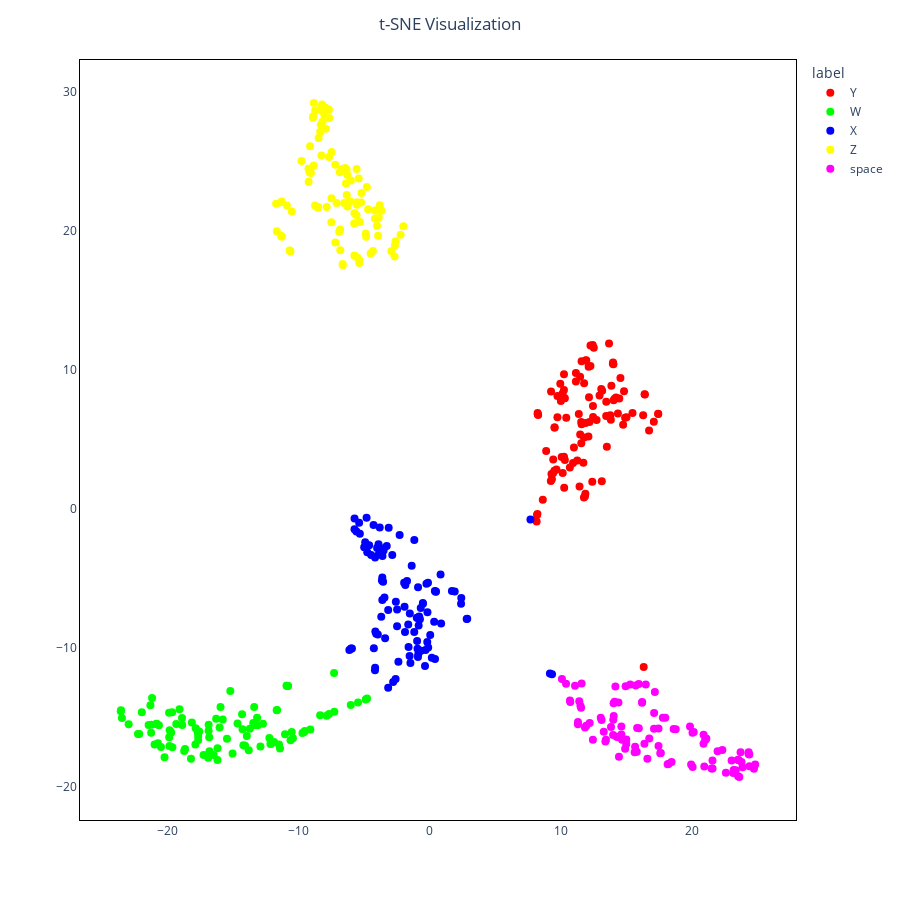

Here is the notebook cell this chart was saved with:
### Code cell
# Scatter Plot
list_colors = ["#FF0000", "#00FF00", "#0000FF", "#FFFF00", "#FF00FF", "#00FFFF", "#FF4500", "#800080", "#32CD32", "#8B0000",
               "#000080", "#808000", "#FF6347", "#008080", "#FF1493", "#7FFF00", "#D2691E", "#9400D3", "#B22222", "#ADFF2F",
               "#ADD8E6", "#FF69B4", "#F0E68C", "#4682B4", "#9ACD32", "#800000", "#FFD700", "#20B2AA", "#A52A2A"
              ]
fig = px.scatter(
    reduction_data, x="tsne_feat_0", y="tsne_feat_1", color='label', color_discrete_sequence=list_colors
)

fig.update_traces(marker=dict(size=8),)

# Update Axes
fig.update_xaxes(title="", linecolor="Black", zeroline=False, mirror=True)
fig.update_yaxes(title="", linecolor="Black", zeroline=False, mirror=True)

# Update Layout
fig.update_layout(
    title_text="t-SNE Visualization", title_x=0.5,
    width=900, height=900,
    plot_bgcolor='White',
    coloraxis_showscale=False,
)

# Show
fig.show()
